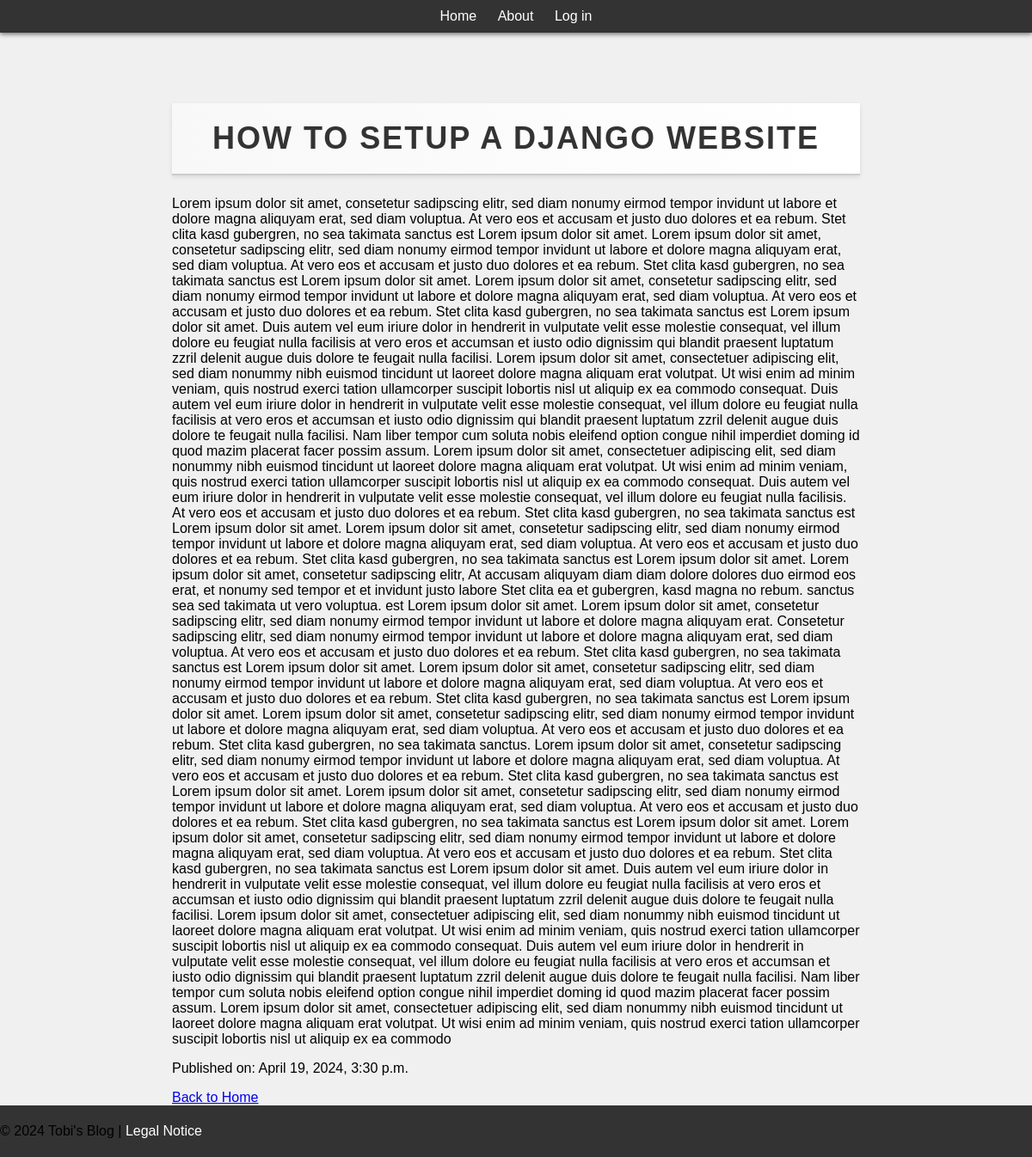
The app's page /post/1/ with its own data.
### blog/models.py (models this page shows, shortened)
class Post(models.Model):
    title = models.CharField(max_length=200)
    content = models.TextField()
    created_at = models.DateTimeField(auto_now_add=True)

### blog/views.py (the view)
# urls.py: path('post/<int:pk>/', views.post_detail, name='post_detail'),
def post_detail(request, pk):
    post = get_object_or_404(Post, pk=pk)
    return render(request, 'blog/post_detail.html', {'post': post})

### blog/templates/blog/post_detail.html (shortened to what this page needs)
{% extends 'base.html' %}
{% block content %}
    <h1>{{ post.title }}</h1>
    <p>{{ post.content|safe }}</p>
    <p>Published on: {{ post.created_at }}</p>
    {% load comments %}
    <a href="{% url 'post_list' %}">Back to Home</a>
{% endblock %}

### blog/static/blog/css/post_list.css (style rules this page uses)
body { font-family: Arial, sans-serif; background-color: #f0f0f0; padding-top: 60px; padding-bottom: 60px; min-height: 100vh; position: relative; margin: 0; }
h1 { font-family: Arial, sans-serif; font-size: 36px; color: #333; text-align: center; text-transform: uppercase; letter-spacing: 2px; margin-top: 50px; padding: 20px 0; background: linear-gradient(to right, #f8f8f8, #ffffff); border-bottom: 2px solid #ccc; box-shadow: 0 2px 5px rgba(0, 0, 0, 0.1); transition: color 0.3s ease; }

### records on screen
Post: title "HOW TO SETUP A DJANGO WEBSITE", content "Lorem ipsum dolor sit amet, consetetur sadipscing elitr, sed diam nonumy eirmod tempor invidunt ut labore et dolore magna aliquyam erat, sed diam voluptua. At vero eos et accusam et justo duo dolores et ea rebum. Stet clita kasd gubergren, no sea takimata sanctus est Lorem ipsum dolor sit amet. Lorem ipsum dolor sit amet, consetetur sadipscing elitr, sed diam nonumy eirmod tempor invidunt ut labore et dolore magna aliquyam erat, sed diam voluptua. At vero eos et accusam et justo duo dolores et ea rebum. Stet clita kasd gubergren, no sea takimata sanctus est Lorem ipsum dolor sit amet. Lorem ipsum dolor sit amet, consetetur sadipscing elitr, sed diam nonumy eirmod tempor invidunt ut labore…", created_at "April 19, 2024, 3:30 p.m."
